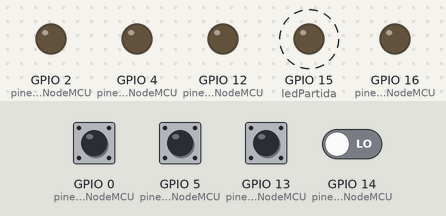
This sketch was run on a simulated ESP8266 (NodeMCU). Shown: output pins drawn as LEDs (lit = HIGH). Dashed ring = blinking. The test bench sets the inputs (shaded band); at power-on: GPIO 0 (pinesPulsadorNodeMCU), GPIO 5 (pinesPulsadorNodeMCU), GPIO 13 (pinesPulsadorNodeMCU), GPIO 14 (pinesPulsadorNodeMCU) LOW. WiFi joins after 1.5 s; servers stay silent unless stated; network time is answered at once with the bench clock; random numbers use the default seed unless the sketch sets one; what the sketch prints to the serial monitor is not drawn.

Above: at 2.48 s.
2.8 s: GPIO 5 (pinesPulsadorNodeMCU) pulled HIGH for 0.25 s
At 3.5 s:
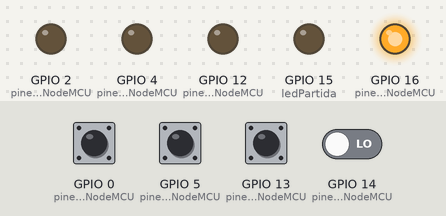
At 5.4 s:
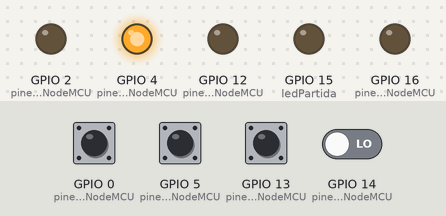
9.0 s: GPIO 0 (pinesPulsadorNodeMCU) pulled HIGH for 3.2 s
At 12.1 s:
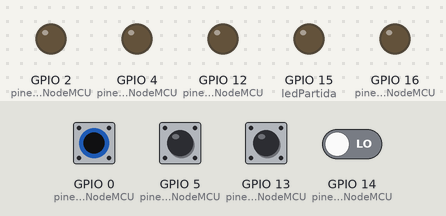
15.2 s: GPIO 13 (pinesPulsadorNodeMCU) pulled HIGH for 0.25 s
Timing chart, 0 to 24.2 s (numbered marks = the images above; inputs shaded):
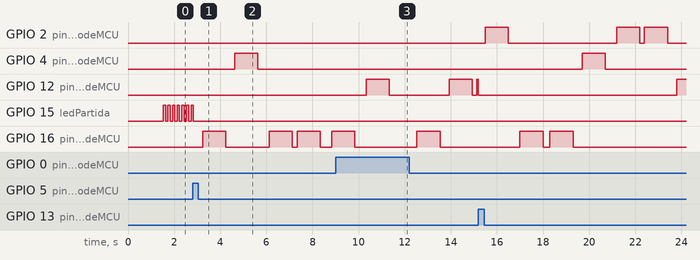

Measured:
- after the input at 2.8 s, GPIO 4 (pinesLedNodeMCU): LOW → HIGH after 1.8 s, → LOW 1.0 s later; GPIO 16 (pinesLedNodeMCU): goes HIGH 1.0 s, LOW 1.9 s, HIGH 1.0 s, LOW 0.20 s, HIGH 1.0 s, LOW 0.50 s, then HIGH, starting after 0.43 s

The sketch:

proyectoTFG.ino
```cpp
/*TFG ALEJANDRO PUEBLA HOLGUÍN 2018
** => REFLEX COACH: Prototipo para entrenamiento, medición y evolución
**               de respuestas ante estímulos.
*/

#include <ESP8266WiFi.h>
#include <FirebaseArduino.h>
#include <Time.h>
#include <TimeLib.h>

//Settings de Firebase y del WIFI
#define FIREBASE_HOST "reflex-coach.firebaseio.com"
#define FIREBASE_AUTH "FAliaQNPvUoTk6woFTmEJzBPpfyp8DP1ggAannJr"
#define WIFI_SSID "ALEXPH"
#define WIFI_PASSWORD "REFLEXCOACH"

#define NUM_ELEMENTOS 4
#define NUM_INTENTOS 50
#define TIEMPO_MAX 1000
/************************TIME STAMP*************************************/

#include <NTPClient.h>
#include <WiFiUdp.h>
#define NTP_OFFSET   60 * 60      // In seconds
#define NTP_INTERVAL 60 * 1000    // In miliseconds
#define NTP_ADDRESS  "europe.pool.ntp.org"
WiFiUDP ntpUDP;
NTPClient timeClient(ntpUDP, NTP_ADDRESS, NTP_OFFSET, NTP_INTERVAL);

/***********************************************************************/

//Declaracion pulsadores
short int pulsador[NUM_ELEMENTOS];

//Declaracion led
short int led[NUM_ELEMENTOS];

//Declaracion de un numero aleatorio para eleccion de led a encender
short int numAleatorioLed;
//Declaracion numero aleatorio para elegir el tiempo de espera entre un led y el siguiente
short int numAleatorioTiempo;

//Declaracion estados Led y estados pulsador
short int estadoLed[NUM_ELEMENTOS];
short int estadoPulsador[NUM_ELEMENTOS];

//Declaracion variable para controlar el tiempo de actuacion
float tiempoInicial, tiempoFinal;

//Guardar el tiempo tardado de cada intento.
float tiempoTardado[NUM_INTENTOS];
//Guardar el Pulsador seleccionado (buzz)
short int buzz[NUM_INTENTOS];

//Declaracion variable partida inicializada
bool partidaInicializada;
bool usuarioRegistrado;
short int contIntentos;
int pinesLedNodeMCU[NUM_ELEMENTOS] = {16, 4, 2, 12};
int pinesPulsadorNodeMCU[NUM_ELEMENTOS] = {5, 0, 14, 13};
int ledPartida = 15;
int estadoLedPartida;
//Bool para saber si el jugador a pulsado el botón
bool isBotonPulsado;
//Clave del Usuario
String userId = "bP4WJbewTNOY1QjbJQ9eHOjjX462";
String timeStamp;


String principalPath;
//Indices
int i;


void setup() {

  timeClient.begin();
  /********************CONEXIÓN WIFI***************************/
  WiFi.begin(WIFI_SSID, WIFI_PASSWORD);
  Serial.print("connecting");
  while (WiFi.status() != WL_CONNECTED) {
    Serial.print(".");
    delay(500);
  }
  Serial.println();
  Serial.print("connected: ");
  Serial.println(WiFi.localIP());

  Firebase.begin(FIREBASE_HOST, FIREBASE_AUTH);

  /***********************************************************/

  /*
     (Led0, Pulsador0) = Pines(2,3) = Cable Azul
     (Led1, Pulsador1) = Pines(4,5) = Cable Naranja
     (Led2, Pulsador2) = Pines(6,7) = Cable Blanco
     (Led3, Pulsador3) = Pines(8,9) = Cable Verde
     (Led4, Pulsador4) = Pines(10,11) = Cable Amarillo
  */
  for (i = 0; i < NUM_ELEMENTOS; i++) {
    led[i] = pinesLedNodeMCU[i];
    pulsador[i] = pinesPulsadorNodeMCU[i] ;
    estadoLed[i] = LOW;
    estadoPulsador[i] = LOW;
  }

  estadoLedPartida = LOW;

  for (i = 0; i < NUM_ELEMENTOS; i++) {
    pinMode(pulsador[i], INPUT); //Declaracion de los pulsadores como entradas
    pinMode(led[i], OUTPUT); //Declaracion de los led como salida
  }
  pinMode(ledPartida, OUTPUT); //Declaracion de los led como salida

  for (i = 0; i < NUM_INTENTOS; i++) {
    tiempoTardado[i] = 0.0;
    buzz[i] = 0;
  }

  partidaInicializada = false;
  tiempoInicial = 0.0;
  tiempoFinal = 0.0;
  usuarioRegistrado = false;
}

void loop() {
  timeClient.update();
  randomSeed(millis()); //Semilla

  /******Esperando al inicio de Partida********************/
  if (!partidaInicializada) {
    digitalWrite(ledPartida, HIGH);
    estadoLedPartida = HIGH;
    while (estadoLedPartida) {
      delay(100);
      digitalWrite(ledPartida, LOW);
      delay(100);
      digitalWrite(ledPartida, HIGH);
      estadoPulsador[0] = digitalRead(pulsador[0]);
      if (estadoPulsador[0]) {
        digitalWrite(ledPartida, LOW);
        estadoPulsador[0] = LOW;
        estadoLedPartida = LOW;
        partidaInicializada = true;
      }
    }
  }
  /**********Comienza la partida************************/
  for (contIntentos = 0; contIntentos < NUM_INTENTOS; contIntentos++) {
    numAleatorioLed = random(NUM_ELEMENTOS); //Random entre 0 a NUM_ELEMENTOS-1 para elegir el Led a encender
    numAleatorioTiempo =((random(NUM_ELEMENTOS) + 2) * 100);
    delay(numAleatorioTiempo);
    digitalWrite(led[numAleatorioLed], HIGH);
    estadoLed[numAleatorioLed] = HIGH;
    tiempoInicial = millis();
    //Mientras el pulsador no se presione (estadoLed[numAleatorio] = HIGH)
    while (estadoLed[numAleatorioLed]) {
      estadoPulsador[numAleatorioLed] = digitalRead(pulsador[numAleatorioLed]);
      //El usuario NO presiona el boton *FALLO*
      if (millis() - tiempoInicial >= TIEMPO_MAX) {
        digitalWrite(led[numAleatorioLed], LOW);
        estadoPulsador[numAleatorioLed] = LOW;
        estadoLed[numAleatorioLed] = LOW;
        //Guardamos el tiempo tardado (el tiempoTotal en este caso)
        tiempoTardado[contIntentos] = TIEMPO_MAX;
        //Guardamos el pulsador seleccionado;
        buzz[contIntentos] = numAleatorioLed;
      } //El usuario presiona el boton *ACIERTO*
      else if (estadoPulsador[numAleatorioLed]) {
        tiempoFinal = millis();
        if(tiempoFinal == 0) tiempoFinal = random(951)+ 50;
        digitalWrite(led[numAleatorioLed], LOW);
        estadoPulsador[numAleatorioLed] = LOW;
        estadoLed[numAleatorioLed] = LOW;
        //Guardamos el tiempo tardado
        tiempoTardado[contIntentos] = tiempoFinal - tiempoInicial;
        //Guardamos el pulsador seleccionado;
        buzz[contIntentos] = numAleatorioLed;
      }
    }
  }

  timeStamp = timeClient.getEpochTime();
  principalPath = String("users/" + userId + "/games/" + timeStamp + "/");

  //TODO Envio oportuno de datos a Firebase
  /*****GAME**********/
  Firebase.setString(principalPath + "timeStamp" , String(timeStamp));
  Firebase.setFloat(principalPath + "maxTime" , TIEMPO_MAX);
  Firebase.setInt(principalPath + "numTries" , NUM_INTENTOS);

  /******TRIES**********/
  for (i = 0; i < NUM_INTENTOS; i++) {
    Firebase.setInt(String(principalPath + "tries/" + i + "/buzz"), buzz[i]);
    Firebase.setFloat(String(principalPath + "tries/" + i + "/delay"), tiempoTardado[i]);
  }
  partidaInicializada = false;
  usuarioRegistrado = false;
}
```
